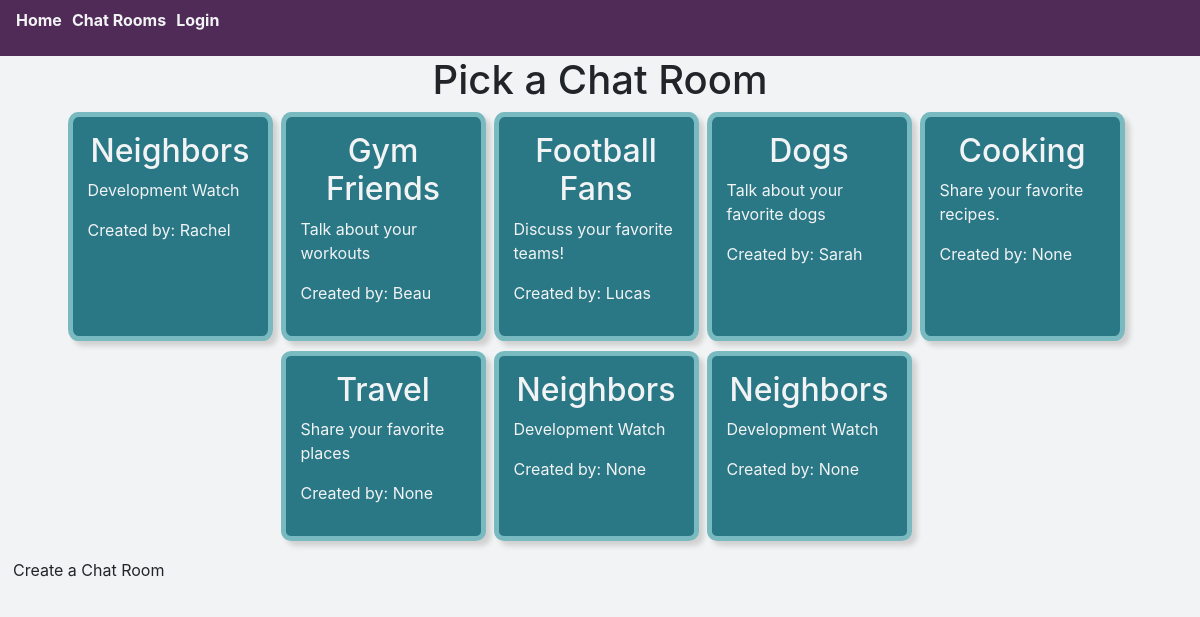
Page /chat_rooms/ on the committed database.
### chat_app/models.py (models this page shows, shortened)
class Room(models.Model):
    name = models.CharField(max_length=255)
    description = models.CharField(max_length=255, null=True)
    created_by = models.ForeignKey(User, on_delete=models.CASCADE, null=True, related_name='rooms')
    members = models.ManyToManyField(User)

### chat_app/views.py (the view)
# urls.py: path('chat_rooms/', views.ListView.as_view(), name='chat_rooms'),
class ListView(generic.ListView):
    model = Room
    template_name = 'chat_app/chat_rooms.html'

### chat_app/templates/chat_app/chat_rooms.html
{% extends 'chat_app/base.html' %}
{% block content %}
<h1 class="d-flex justify-content-center">Pick a Chat Room</h1>
<div class="rooms-container row d-flex justify-content-center">
  {% for room in object_list %}
  <div class="card room-card col-2 mr-2">
    <h2><a href="{% url 'chat_app:chat_detail' room.id %}" class="room-name">{{room.name}}</a></h2>
    <p>{{room.description}}</p>
    <p>Created by: {{room.created_by}}</p>
  </div>
  {% endfor %}
</div>
<a href="{% url 'chat_app:create_room' %}" class="btn">Create a Chat Room</a>
{% endblock content %}

### chat_app/static/styles.css (style rules this page uses)
* { box-sizing: border-box; }
body { background-color: #f1f3f4; }
.room-card { padding: 15px; border-radius: 5%; border: solid 5px #79bac1; background-color: #2a7886; box-shadow: 5px 5px 5px #D1D1D1; margin-bottom: 10px; padding: 15px; }
.room-card h2 { text-align: center; }
.room-card a { color: #f1f3f4; }
.room-card p { color: #f1f3f4; }

### rows in the picture
Room: name "Neighbors", description "Development Watch", created_by "Rachel"
Room: name "Gym Friends", description "Talk about your workouts", created_by "Beau"
Room: name "Football Fans", description "Discuss your favorite teams!", created_by "Lucas"
Room: name "Dogs", description "Talk about your favorite dogs", created_by "Sarah"
Room: name "Cooking", description "Share your favorite recipes.", created_by "None"
Room: name "Travel", description "Share your favorite places", created_by "None"
Room: name "Neighbors", description "Development Watch", created_by "None"
Room: name "Neighbors", description "Development Watch", created_by "None"
